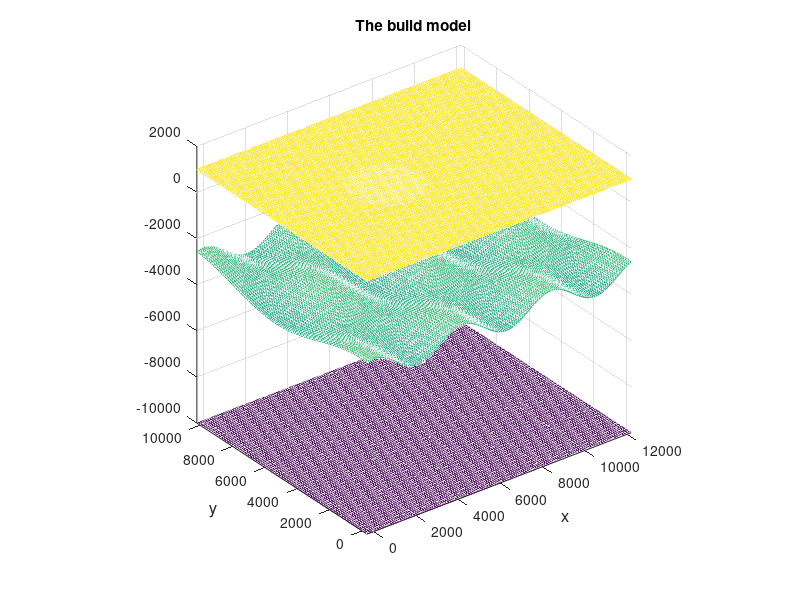

Reproduce this figure in MATLAB. (Note: this script raises an error after producing the figure.)
% Generate a low velocity basin model 

clear all;
close all;

%------------------------------------------------------------------------------
%-- x and y sampling
%------------------------------------------------------------------------------

nghost = 3;
nx = 126;
ny = 106;
dx = 100;
dy = 100;
x0 = 0.0 - nghost * dx;
y0 = 0.0 - nghost * dy;
Lx = nx * dx;
Ly = ny * dy;

x1d = [0 : nx-1] * dx + x0;
y1d = [0 : ny-1] * dy + y0;

basin_x0 = x1d(50);
basin_y0 = y1d(53);
basin_e0 = 0.0 ;
basin_r0 = 15 * dx;

%------------------------------------------------------------------------------
%-- velocity structures
%------------------------------------------------------------------------------

num_of_layer = 3;

%-- backround 1D structure

%- roughly depth of each interface
dep     = [-1e3, basin_r0, 3e3, 10e3];
%dep     = [0, basin_r0, 3e3, 10e3];

Vp      = [ 1500, 3000, 5000, 8000];
Vp_grad = [ 0.2 ,  0.0, 0.0,  0 ];
Vp_pow  = [ 1.0 ,  1.0, 1.0,  1 ];

den      = [ 1000, 2000, 3000, 3500 ];
den_grad = [ 0.2 ,  0.0, 0.0,  0 ];
den_pow  = [ 1.0 ,  1.0, 1.0,  1 ];

%-- construct 3D structure,
%--   grad and pow are general 1D enough

[x2d, y2d] = meshgrid(x1d,y1d);

lay_elev = zeros(ny, nx, num_of_layer+1);
lay_Vp      = zeros(ny, nx, num_of_layer+1);
lay_Vp_grad = zeros(ny, nx, num_of_layer+1);
lay_Vp_pow  = zeros(ny, nx, num_of_layer+1);
lay_den      = zeros(ny, nx, num_of_layer+1);
lay_den_grad = zeros(ny, nx, num_of_layer+1);
lay_den_pow  = zeros(ny, nx, num_of_layer+1);

%-- 1st: free surface
lay_elev(:,:,1) = -dep(1);

lay_Vp     (:,:,1) = Vp     (1);
lay_Vp_grad(:,:,1) = Vp_grad(1);
lay_Vp_pow (:,:,1) = Vp_pow (1);

lay_den     (:,:,1) =       den(1);
lay_den_grad(:,:,1) =  den_grad(1);
lay_den_pow (:,:,1) =  den_pow (1);

%-- 2nd: basin
lay_Vp     (:,:,2) = Vp     (2);
lay_Vp_grad(:,:,2) = Vp_grad(2);
lay_Vp_pow (:,:,2) = Vp_pow (2);

lay_den     (:,:,2) =       den(2);
lay_den_grad(:,:,2) =  den_grad(2);
lay_den_pow (:,:,2) =  den_pow (2);

lay_elev(:,:,2) = lay_elev(:,:,1);
for j = 1 : ny
for i = 1 : nx
    r2d = sqrt((x1d(i) - basin_x0)^2 + (y1d(j) - basin_y0)^2);
    %if in basin
    if r2d <= basin_r0
      %-- (x-x0)^2 + (y-y0)^2 + (e-e0)^2 = r^2
      lay_elev(j,i,2) = - (sqrt( basin_r0^2 - r2d^2 ) + basin_e0 );
    end
end
end

% velocity perturbation
num_circle_x = 4; %- how many circle along x
num_circle_y = 3; %- how many circle along y
lay_Vp(:,:,2) =  (   cos(num_circle_x * x2d / Lx * 2*pi)  ...
                  .* cos(num_circle_y * y2d/Ly*2*pi) ...
                  .* 0.2 ...
                  + 1.0 ) ...
                  .* lay_Vp(:,:,2);
lay_den(:,:,2) = (    cos(num_circle_x * x2d / Lx * 2*pi)  ...
                  .* cos(num_circle_y * y2d/Ly*2*pi) ...
                  .* 0.2 ...
                  + 1.0 ) ...
                  .* lay_den(:,:,2);

%-- 3rd: topo
lay_Vp     (:,:,3) = Vp     (3);
lay_Vp_grad(:,:,3) = Vp_grad(3);
lay_Vp_pow (:,:,3) = Vp_pow (3);

lay_den     (:,:,3) =       den(3);
lay_den_grad(:,:,3) =  den_grad(3);
lay_den_pow (:,:,3) =  den_pow (3);


num_circle_x = 3; %- how many circle along x
num_circle_y = 1; %- how many circle along y

lay_elev(:,:,3) =    cos(num_circle_x * x2d / Lx * 2*pi)  ...
                  .* cos(num_circle_y * y2d/Ly*2*pi) ...
                  .* 5 * dx ...
                  - dep(3);

%-- 4rd: topo
lay_elev(:,:,4) = -dep(4);

lay_Vp     (:,:,4) = Vp     (4);
lay_Vp_grad(:,:,4) = Vp_grad(4);
lay_Vp_pow (:,:,4) = Vp_pow (4);

lay_den     (:,:,4) =       den(4);
lay_den_grad(:,:,4) =  den_grad(4);
lay_den_pow (:,:,4) =  den_pow (4);

%------------------------------------------------------------------------------
%-- plot
%------------------------------------------------------------------------------

figure;
for ilay = 1 : num_of_layer+1
    mesh(x2d, y2d, lay_elev(:,:,ilay));
    hold on;
    xlabel('x','fontsize', 12);
    ylabel('y','fontsize', 12);
    axis image;
    title('The build model');
end

%%%% 
%figure;
%drawmodel(501,501,300,-2500,0,-3000,10,10,10,'rho.dat',[],0,[]);

%------------------------------------------------------------------------------
%-- create md3lay structure
%------------------------------------------------------------------------------

md.media_type = 'acoustic_isotropic'
%  one_component, 
%  acoustic_isotropic, 
%  elastic_isotropic, 
%  elastic_vti_prem, elastic_vti_thomsen, elastic_vti_cij,
%  elastic_tti_thomsen, elastic_tti_bond,
%  elastic_aniso_cij

md.num_of_intfce = num_of_layer + 1;

md.nx = nx;
md.ny = ny;
md.dx = dx;
md.dy = dy;
md.x0 = x0;
md.y0 = y0;

%-- elastic iso
%md.elev = point_elev;
%md.Vp = point_Vp;
%md.Vs = point_Vs;
%md.density = point_den;
%-- permute if order is not [x,y,layer]
for n = 1 : md.num_of_intfce
  md.elev{n}    = permute(lay_elev(:,:,n),[2,1]);

  md.density     {n} = permute(lay_den     (:,:,n),[2,1]);
  md.density_coef{n} = permute(lay_den_grad(:,:,n),[2,1]);
  md.density_pow {n} = permute(lay_den_pow (:,:,n),[2,1]);

  md.Vp     {n} = permute(lay_Vp     (:,:,n),[2,1]);
  md.Vp_coef{n} = permute(lay_Vp_grad(:,:,n),[2,1]);
  md.Vp_pow {n} = permute(lay_Vp_pow (:,:,n),[2,1]);
end

%------------------------------------------------------------------------------
%-- export
%------------------------------------------------------------------------------

fnm_ou = 'basin_ac_iso.md3lay'

md3lay_export(fnm_ou, md);

